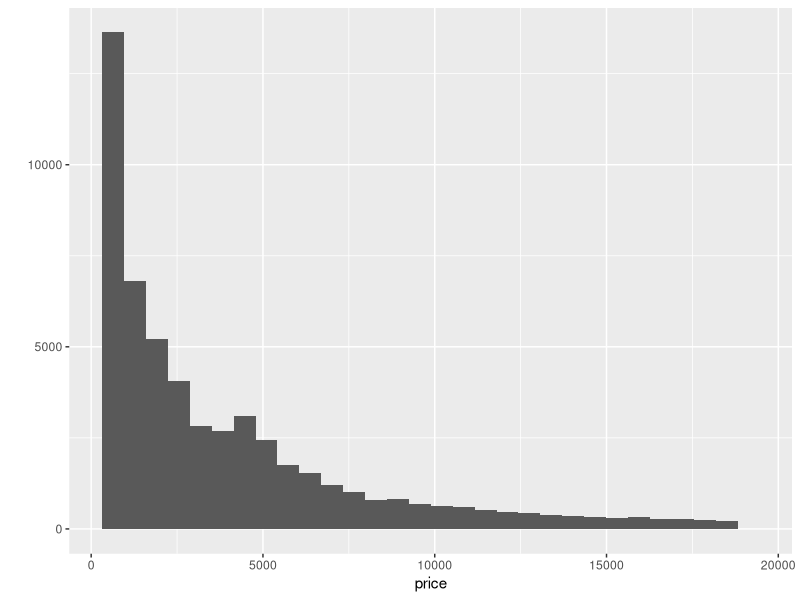
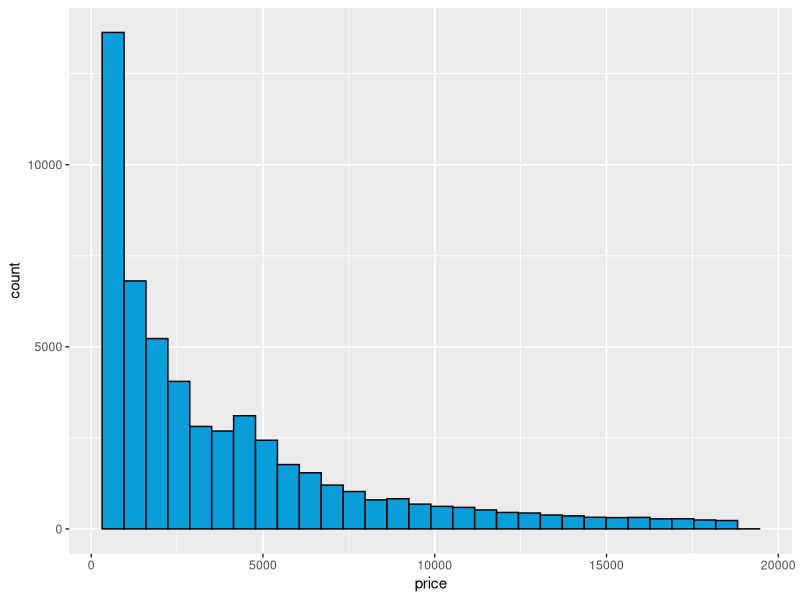
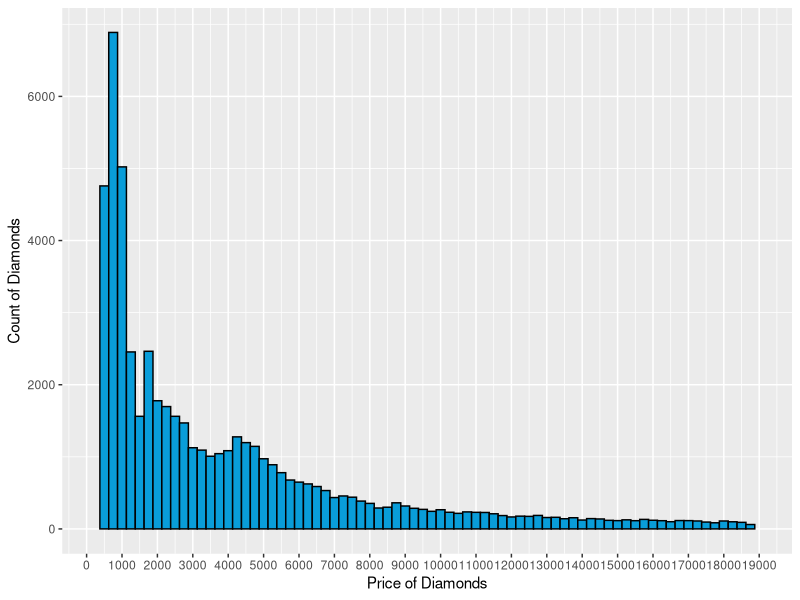
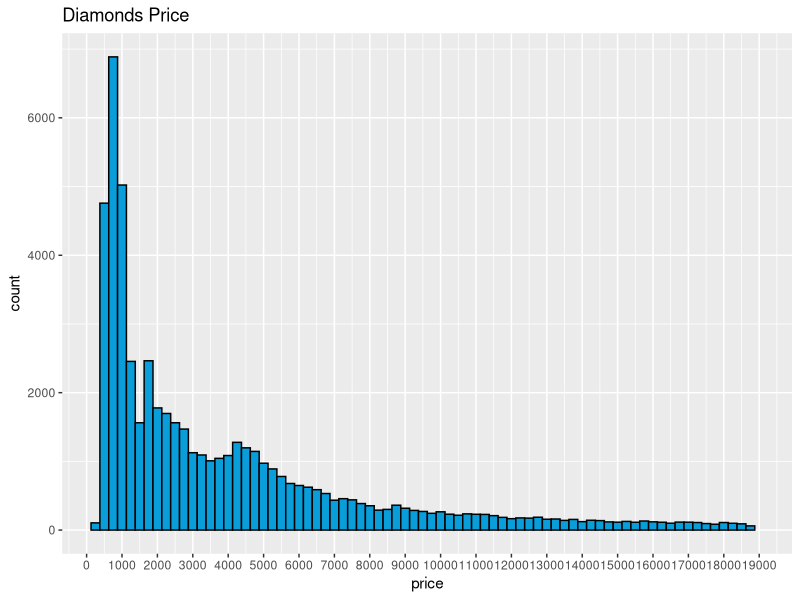
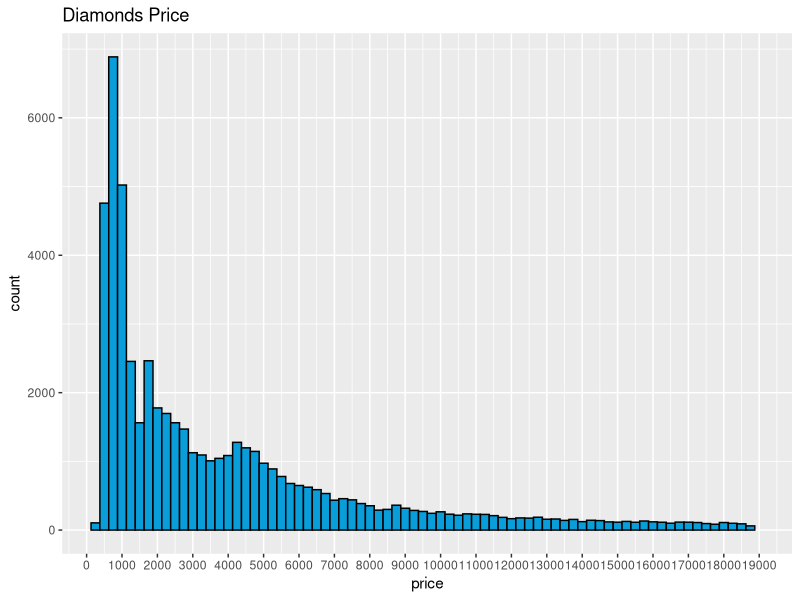

Write R code to recreate these figures, in order. (Note: this script raises an error after producing the figures.)
## ---- chunk 1
library(ggplot2)
data(diamonds)
?diamonds
## ---- chunk 2
View(diamonds)
str(diamonds)
summary(diamonds)
## ---- chunk 3
str(diamonds$price)
summary(diamonds$price)

qplot(x = price, data = diamonds)

ggplot(aes(x = price), data = diamonds) +
   geom_histogram(color = 'black', fill = '#099DD9')
## ---- chunk 4
# How many diamonds cost less that $500 ?
summary(diamonds$price < 500)
dim(subset(diamonds, price < 500))
nrow(subset(diamonds, price < 500))

# How many diamonds cost less than $250 ?
summary(diamonds$price < 250)
dim(subset(diamonds, price < 250))
nrow(subset(diamonds, price < 250))

# How many diamonds cost $15000 or more ?
summary(diamonds$price >= 15000)
dim(subset(diamonds, price >= 15000))
nrow(subset(diamonds, price >= 15000))
## ---- chunk 5
qplot(x = price , data = diamonds, 
      binwidth = 250,
      color = I('black'), fill = I('#099DD9'),
      xlab = 'Price of Diamonds',
      ylab = 'Count of Diamonds') +
  scale_x_continuous(limits = c(250,19000), breaks = seq(0,19000, 1000))

ggplot(aes(x = price), data = diamonds) + 
  geom_histogram(binwidth = 250,
                 color = "black", fill = "#099DD9") +
  coord_cartesian(xlim=c(250,19000)) + 
  scale_x_continuous(breaks = seq(0,19000, 1000)) + 
  ggtitle("Diamonds Price")
## ---- chunk 6
ggsave()
## ---- chunk 7
qplot(x = price , data = diamonds, 
      binwidth = 500,
      color = I('black'), fill = I('#099DD9'),
      xlab = 'Price of Diamonds',
      ylab = 'Count of Diamonds') +
  scale_x_continuous(limits = c(250,20000), breaks = seq(0,20000, 5000)) +
  facet_wrap( ~ cut)

ggplot(aes(x = price), data = diamonds) + 
  geom_histogram(binwidth = 500,
                 color = "black", fill = "#099DD9") +
  coord_cartesian(xlim=c(250,20000)) + 
  scale_x_continuous(breaks = seq(0,20000, 5000)) + 
  ggtitle("Diamonds Price") +
  facet_grid(. ~ cut)
## ---- chunk 8
by(diamonds$price, diamonds$cut, summary)
# by(diamonds$price, diamonds$cut, summary, digits = max(getOption('digits')))

# Which cut has the highest priced diamond ?
max(by(diamonds$price, diamonds$cut, max))
# Premium

# Which cut has the lowest priced diamond ?
min(by(diamonds$price, diamonds$cut, min))
# Premium, Ideal

# Which cut has the lowest median price ?
min(by(diamonds$price, diamonds$cut, median))
# Ideal
## ---- chunk 9
qplot(x = price, data = diamonds,
      binwidth = 500,
      color = I('black'), fill = I('#099DD9')) +
  facet_wrap( ~ cut, scales = "free_y")
## ---- chunk 10
qplot(x = log10(price/carat), data = diamonds,
      binwidth = 0.05,
      color = I('black'), fill = I('#099DD9')) +
  facet_wrap( ~ cut, scales = "free_y")

ggplot(aes(x = price / carat), data = diamonds) + 
  geom_histogram(binwidth = 0.05,
                 color = "black", fill = "lightblue") +
  scale_x_log10() +
  facet_grid(. ~ cut)
